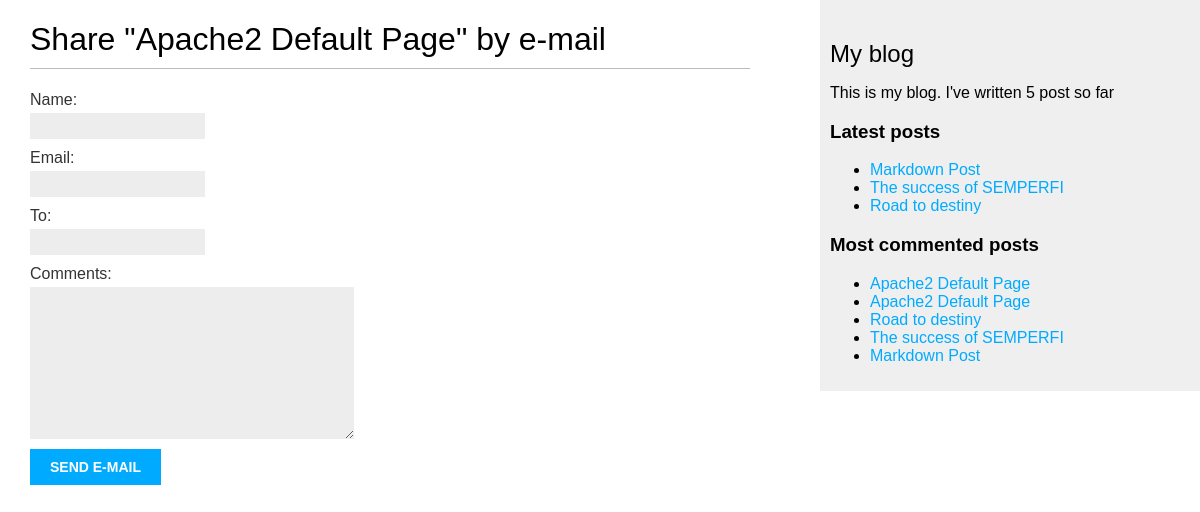
The app's page /blog/4/share/, older data.
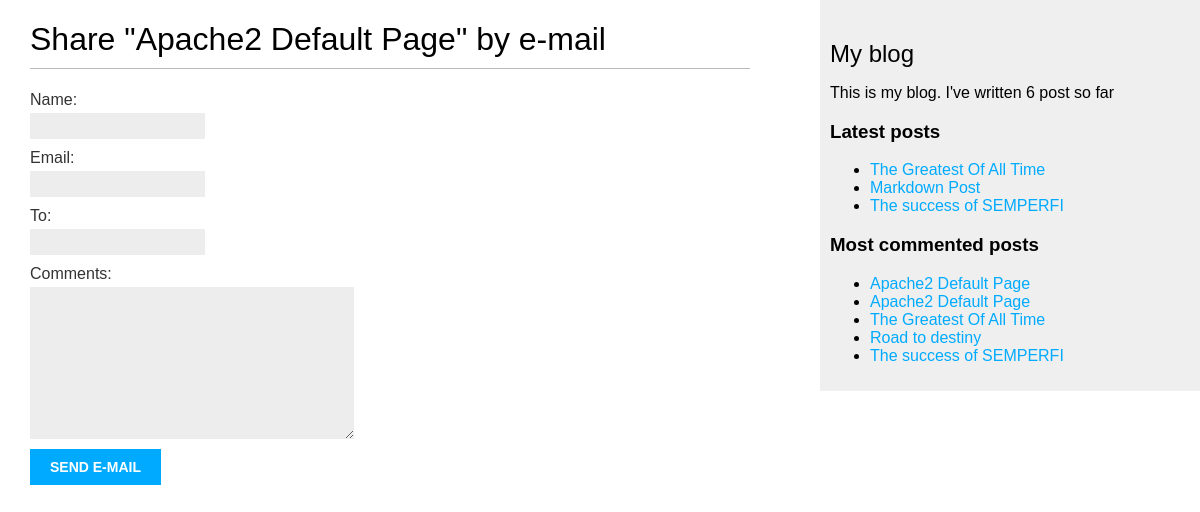
The same page, newer data.
### blog/models.py (models this page shows, shortened)
class Post(models.Model):
    class Status(models.TextChoices):
        DRAFT = "DF", "Draft"
        PUBLISHED = "PB", "Published"
    tags = TaggableManager()
    class PublishedManager(models.Manager):
        def get_queryset(self):
            return super().get_queryset().filter(status=Post.Status.PUBLISHED)
    title = models.CharField(max_length=250)
    slug = models.SlugField(max_length=250, unique_for_date="publish")
    body = models.TextField()
    publish = models.DateTimeField(default=timezone.now)
    created = models.DateTimeField(auto_now_add=True)
    updated = models.DateTimeField(auto_now=True)
    status = models.CharField(max_length=2, choices=Status, default=Status.PUBLISHED)
    author = models.ForeignKey(
        settings.AUTH_USER_MODEL, on_delete=models.CASCADE, related_name="blog_post"
    )
    objects = models.Manager
    published = PublishedManager()
    class Meta:
        ordering: ["-publish"]
        indexes: [models.Index(fields=["-publish"])]
    def get_absolute_url(self):
        return reverse(
            "blog:post_detail",
            args=[self.publish.year, self.publish.month, self.publish.day, self.slug],
        )

### blog/views.py (the view)
# urls.py: path("<int:post_id>/share/", views.post_share, name="post_share"),
def post_share(request, post_id):
    post = get_object_or_404(Post, id=post_id, status=Post.Status.PUBLISHED)
    sent = False
    if request.method == "POST":
        form = EmailPostForm(request.POST)
        if form.is_valid():
            cd = form.cleaned_data
            post_url = request.build_absolute_uri(post.get_absolute_url())
            subject = (
                f"{cd['name']} ({cd['email']})" f"recommends you read {post.title}"
            )
            message = (
                f"Read {post.title} as {post_url}\n\n"
                f"{cd['name']}'s comments: {cd['comments']}"
            )
            send_mail(
                subject=subject,
                message=message,
                from_email=None,
                recipient_list=[cd["to"]],
            )
            sent = True
    else:
        form = EmailPostForm()
    return render(
        request,
        "blog/post/share.html",
        {
            "post": post,
            "form": form,
            "sent": sent,
        },
    )

### blog/forms.py
class EmailPostForm(forms.Form):
    name = forms.CharField(max_length=25)
    email = forms.EmailField()
    to = forms.EmailField()
    comments = forms.CharField(required=False, widget=forms.Textarea)

### blog/templatetags/blog_tags.py (called while the page is built)
@register.simple_tag
def total_posts():
    return Post.published.count()

@register.inclusion_tag('blog/post/latest_posts.html')
def show_latest_posts(count=5):
    latest_posts = Post.published.order_by('-publish')[:count]
    return {'latest_posts': latest_posts}

@register.simple_tag
def get_most_commented_posts(count=5):
    return Post.published.annotate(total_comments=Count("comments")).order_by('-total_comments')[:count]

### blog/templates/blog/post/share.html (shortened to what this page needs)
{% extends "blog/base.html" %}
{% block content %}
{% if sent %}
<h1>Email successfully sent</h1>
<p>"{{post.title}}" was successfully sent to {{form.cleaned_data.to}}.</p>
{% else %}
<h1>
    Share "{{post.title}}" by e-mail
</h1>
<form method="post">
    {{form.as_p}}
    <input type="submit" value="Send e-mail">
</form>
{% endif %}
{% endblock %}

### blog/templates/blog/base.html (shortened to what this page needs)
{% load blog_tags %}
{% load static %}
<!DOCTYPE html>
<html lang="en">
<head>
    <link href="{% static 'css/blog.css' %}" rel="stylesheet">
</head>
<body>
    <div id="content">
        {% block content%}{% endblock %}
    </div>
    <div id="sidebar">
        <h2>My blog</h2>
        <p>This is my blog. I've written {% total_posts %} post so far</p>
        <h3>
            Latest posts
        </h3>
        {% show_latest_posts 3 %}
        <h3>Most commented posts</h3>
        {%  get_most_commented_posts as most_commented_posts %}
        <ul>
            {% for post in most_commented_posts %}
                <li>
                    <a href="{{post.get_absolute_url }}">{{post.title}}</a>
                </li>
            {% endfor %}
        </ul>
    </div>
</body>
</html>

### blog/templates/blog/post/latest_posts.html
<ul>
    {% for post in latest_posts %}
        <li>
            <a href="{{ post.get_absolute_url }}">
                {{post.title}}
            </a>
        </li>
    {% endfor %}
</ul>

Row changes from the older to the newer data that the page shows:
no longer on one of the page's lists (row unchanged): Post: title "Markdown Post"
no longer on one of the page's lists (row unchanged): Post: title "Road to destiny"
added Post: title "The Greatest Of All Time"
Text that changed along with them:
text no longer shown: "5"
text now shown: "6"
